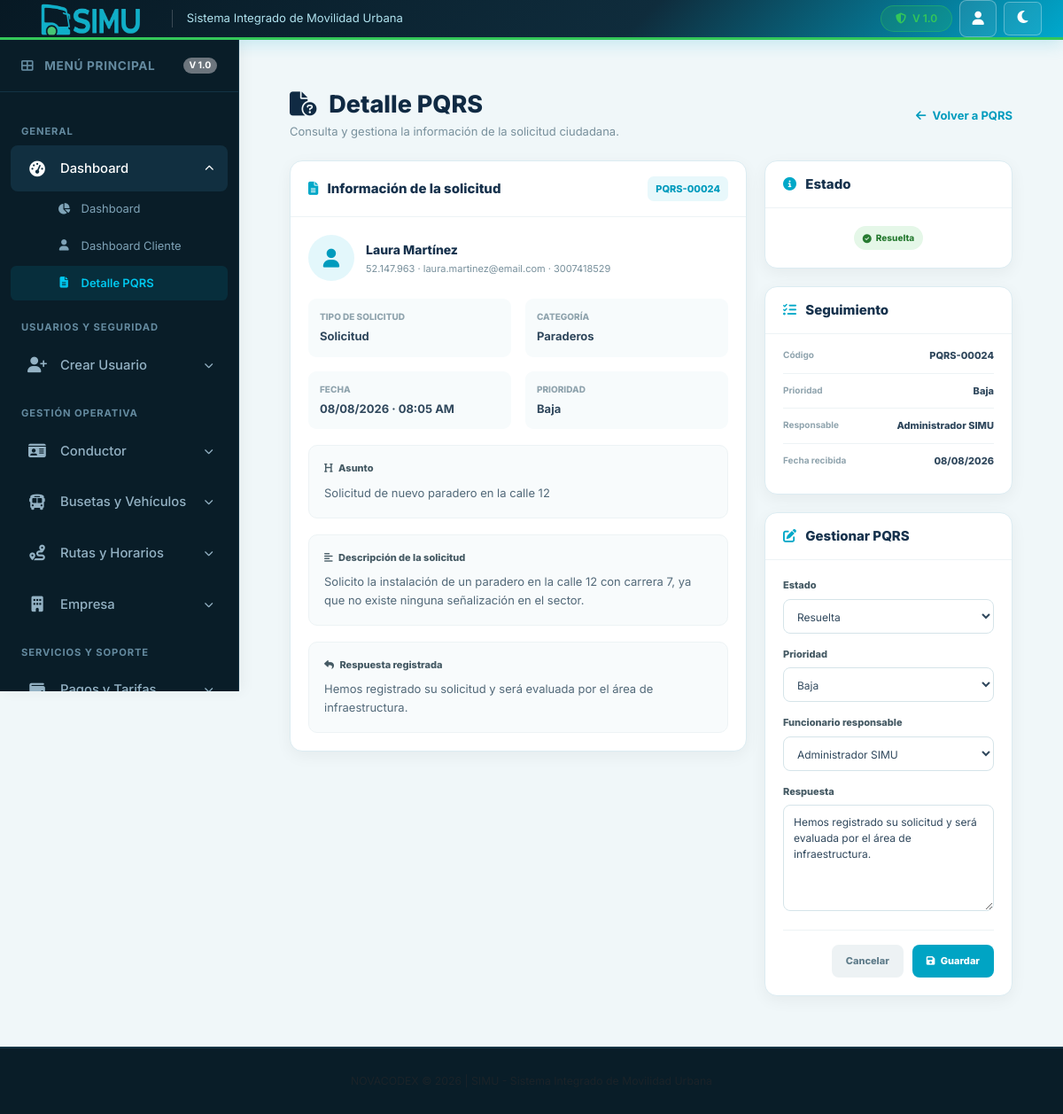
The page /index.php?pg=detallePQRS&id=PQRS-00024 on the database its author committed.
### tables this page shows
CREATE TABLE `pqrs` (
  `id_pqrs` varchar(15) NOT NULL,
  `tipo_pqrs` varchar(50) NOT NULL,
  `categoria` varchar(80) NOT NULL DEFAULT 'General',
  `estado` varchar(30) NOT NULL DEFAULT 'En revisión',
  `prioridad` varchar(10) NOT NULL DEFAULT 'Media',
  `fecha` date NOT NULL,
  `hora` time DEFAULT NULL,
  `asunto` varchar(150) NOT NULL,
  `descripcion` text NOT NULL,
  `respuesta` text DEFAULT NULL,
  `funcionario` varchar(80) NOT NULL DEFAULT 'Sin asignar',
  `id_usuario` int(11) DEFAULT NULL,
  `nombre` varchar(100) NOT NULL,
  `documento` varchar(30) DEFAULT NULL,
  `correo` varchar(120) DEFAULT NULL,
  `telefono` varchar(30) DEFAULT NULL
);

### models/mpqrs.php (called while the page is built, shortened)
<?php
class Mpqrs extends Conexion
{
    public function obtenerPQRS($id = null)
    {
        $con = $this->get_conexion();
        $sql = "SELECT
                    id_pqrs AS id,
                    tipo_pqrs AS tipo,
                    categoria,
                    estado,
                    prioridad,
                    DATE_FORMAT(fecha, '%d/%m/%Y') AS fecha,
                    DATE_FORMAT(hora, '%h:%i %p') AS hora,
                    nombre,
                    documento,
                    correo,
                    telefono,
                    asunto,
                    descripcion,
                    respuesta,
                    funcionario
                FROM pqrs
                WHERE id_pqrs = :id";
        $st = $con->prepare($sql);
        $st->execute([':id' => $id]);
        $row = $st->fetch(PDO::FETCH_ASSOC);
        return $row ? $row : null;
    }
}

### controllers/cdpqrs.php (called while the page is built, shortened)
<?php
require_once __DIR__ . '/../models/mpqrs.php';
class Cdpqrs
{
    private $modelo;
    public function __construct()
    {
        $this->modelo = new Mpqrs();
    }
    public function mostrar($id = null)
    {
        return $this->modelo->obtenerPQRS($id);
    }
}

### views/vdpqrs.php (the view, shortened to what this page needs)
<?php
require_once __DIR__ . '/../controllers/cdpqrs.php';
$controlador = new Cdpqrs();
$id = $_GET['id'] ?? null;
$pqrs = $controlador->mostrar($id);
$estadoClase = 'pqrs-status-review';
$estadoIcono = 'fa-clock';
if ($pqrs['estado'] === 'Resuelta') {
    $estadoClase = 'pqrs-status-success';
    $estadoIcono = 'fa-circle-check';
}
?>
<div class="pqrs-detail">
    <div class="pqrs-header">
        <div>
            <h1 class="pqrs-title">
                <i class="fas fa-file-circle-question me-2"></i>
                Detalle PQRS
            </h1>
            <p class="pqrs-subtitle">
                Consulta y gestiona la información de la solicitud ciudadana.
            </p>
        </div>
        <a
            href="index.php?pg=gestionPQRS"
            class="pqrs-back"
        >
            <i class="fas fa-arrow-left me-1"></i>
            Volver a PQRS
        </a>
    </div>
    <div class="pqrs-layout">
        <div>
            <div class="pqrs-card">
                <div class="pqrs-card-header">
                    <h2>
                        <i class="fas fa-file-lines"></i>
                        Información de la solicitud
                    </h2>
                    <span class="pqrs-code">
                        <?= htmlspecialchars($pqrs['id']); ?>
                    </span>
                </div>
                <div class="pqrs-body">
                    <div class="pqrs-citizen">
                        <div class="pqrs-avatar">
                            <i class="fas fa-user"></i>
                        </div>
                        <div>
                            <div class="pqrs-citizen-name">
                                <?= htmlspecialchars($pqrs['nombre']); ?>
                            </div>
                            <div class="pqrs-citizen-data">
                                <?= htmlspecialchars($pqrs['documento']); ?>
                                ·
                                <?= htmlspecialchars($pqrs['correo']); ?>
                                ·
                                <?= htmlspecialchars($pqrs['telefono']); ?>
                            </div>
                        </div>
                    </div>
                    <div
                        class="pqrs-info-grid"
                        style="margin-top:20px;"
                    >
                        <div class="pqrs-info">
                            <span class="pqrs-info-label">
                                Tipo de solicitud
                            </span>
                            <span class="pqrs-info-value">
                                <?= htmlspecialchars($pqrs['tipo']); ?>
                            </span>
                        </div>
                        <div class="pqrs-info">
                            <span class="pqrs-info-label">
                                Categoría
                            </span>
                            <span class="pqrs-info-value">
                                <?= htmlspecialchars($pqrs['categoria']); ?>
                            </span>
                        </div>
                        <div class="pqrs-info">
                            <span class="pqrs-info-label">
                                Fecha
                            </span>
                            <span class="pqrs-info-value">
                                <?= htmlspecialchars($pqrs['fecha']); ?>
                                ·
                                <?= htmlspecialchars($pqrs['hora']); ?>
                            </span>
                        </div>
                        <div class="pqrs-info">
                            <span class="pqrs-info-label">
                                Prioridad
                            </span>
                            <span class="pqrs-info-value">
                                <?= htmlspecialchars($pqrs['prioridad']); ?>
                            </span>
                        </div>
                    </div>
                    <div class="pqrs-description">
                        <div class="pqrs-description-title">
                            <i class="fas fa-heading me-1"></i>
                            Asunto
                        </div>
                        <div class="pqrs-description-text">
                            <?= htmlspecialchars($pqrs['asunto']); ?>
                        </div>
                    </div>
                    <div class="pqrs-description">
                        <div class="pqrs-description-title">
                            <i class="fas fa-align-left me-1"></i>
                            Descripción de la solicitud
                        </div>
                        <div class="pqrs-description-text">
                            <?= htmlspecialchars($pqrs['descripcion']); ?>
                        </div>
                    </div>
                    <?php if ($pqrs['respuesta'] !== '') { ?>
                        <div class="pqrs-description">
                            <div class="pqrs-description-title">
                                <i class="fas fa-reply me-1"></i>
                                Respuesta registrada
                            </div>
                            <div class="pqrs-description-text">
                                <?= htmlspecialchars($pqrs['respuesta']); ?>
                            </div>
                        </div>
                    <?php } ?>
                </div>
            </div>
        </div>
        <div>
            <div class="pqrs-card pqrs-side-section">
                <div class="pqrs-card-header">
                    <h2>
                        <i class="fas fa-circle-info"></i>
                        Estado
                    </h2>
                </div>
                <div class="pqrs-body text-center">
                    <span class="pqrs-status <?= $estadoClase; ?>">
                        <i class="fas <?= $estadoIcono; ?>"></i>
                        <?= htmlspecialchars($pqrs['estado']); ?>
                    </span>
                </div>
            </div>
            <div class="pqrs-card pqrs-side-section">
                <div class="pqrs-card-header">
                    <h2>
                        <i class="fas fa-list-check"></i>
                        Seguimiento
                    </h2>
                </div>
                <div class="pqrs-side-list">
                    <div class="pqrs-side-item">
                        <span class="pqrs-side-label">
                            Código
                        </span>
                        <span class="pqrs-side-value">
                            <?= htmlspecialchars($pqrs['id']); ?>
                        </span>
                    </div>
                    <div class="pqrs-side-item">
                        <span class="pqrs-side-label">
                            Prioridad
                        </span>
                        <span class="pqrs-side-value">
                            <?= htmlspecialchars($pqrs['prioridad']); ?>
                        </span>
                    </div>
                    <div class="pqrs-side-item">
                        <span class="pqrs-side-label">
                            Responsable
                        </span>
                        <span class="pqrs-side-value">
                            <?= htmlspecialchars($pqrs['funcionario']); ?>
                        </span>
                    </div>
                    <div class="pqrs-side-item">
                        <span class="pqrs-side-label">
                            Fecha recibida
                        </span>
                        <span class="pqrs-side-value">
                            <?= htmlspecialchars($pqrs['fecha']); ?>
                        </span>
                    </div>
                </div>
            </div>
            <div class="pqrs-card">
                <div class="pqrs-card-header">
                    <h2>
                        <i class="fas fa-pen-to-square"></i>
                        Gestionar PQRS
                    </h2>
                </div>
                <div class="pqrs-body">
                    <form
                        method="POST"
                        action="index.php?pg=detallePQRS&id=<?= urlencode($pqrs['id']); ?>"
                    >
                        <div class="pqrs-field">
                            <label>
                                Estado
                            </label>
                            <select name="estado">
                                <option
                                    value="Resuelta"
                                    <?= $pqrs['estado'] === 'Resuelta' ? 'selected' : ''; ?>
                                >
                                    Resuelta
                                </option>
                            </select>
                        </div>
                        <div class="pqrs-field">
                            <label>
                                Prioridad
                            </label>
                            <select name="prioridad">
                                <option
                                    value="Baja"
                                    <?= $pqrs['prioridad'] === 'Baja' ? 'selected' : ''; ?>
                                >
                                    Baja
                                </option>
                            </select>
                        </div>
                        <div class="pqrs-field">
                            <label>
                                Funcionario responsable
                            </label>
                            <select name="funcionario">
                                <option
                                    value="Administrador SIMU"
                                    <?= $pqrs['funcionario'] === 'Administrador SIMU' ? 'selected' : ''; ?>
                                >
                                    Administrador SIMU
                                </option>
                            </select>
                        </div>
                        <div class="pqrs-field">
                            <label>
                                Respuesta
                            </label>
                            <textarea
                                name="respuesta"
                                placeholder="Escribe la respuesta para el ciudadano..."
                            ><?= htmlspecialchars($pqrs['respuesta']); ?></textarea>
                        </div>
                        <div class="pqrs-actions">
                            <a
                                href="index.php?pg=gestionPQRS"
                                class="pqrs-btn pqrs-btn-cancel"
                            >
                                Cancelar
                            </a>
                            <button
                                type="submit"
                                class="pqrs-btn pqrs-btn-save"
                            >
                                <i class="fas fa-save me-1"></i>
                                Guardar
                            </button>
                        </div>
                    </form>
                </div>
            </div>
        </div>
    </div>
</div>

### css/menu.css (style rules this page uses)
:root { --sidebar-width: 270px; --sidebar-collapsed-width: 70px; --sidebar-bg: #091d28; --sidebar-bg-hover: #143547; --sidebar-active-bg: linear-gradient( 135deg, #00a8cd 0%, #0084a5 100% ); --sidebar-text: #94b2c4; --sidebar-text-active: #ffffff; --sidebar-border: #133344; --accent-color: #00a8cd; }

### css/style.css (style rules this page uses)
:root { --simu-cyan: #00a8cd; --simu-cyan-dark: #0084a5; --simu-cyan-light: #e6f6f9; --simu-green: #34c759; --simu-green-dark: #28a745; --simu-dark-bg: #091d28; --simu-dark-card: #123344; --simu-text-dark: #0f172a; --simu-text-muted: #64748b; --simu-body-bg: #f0f7f9; }
body { font-family: 'Inter', system-ui, -apple-system, sans-serif; background-color: var(--simu-body-bg); color: var(--simu-text-dark); margin: 0; padding: 0; display: flex; flex-direction: column; min-height: 100vh; }
body, .main-content, .registration-container, .reg-header .brand-title, .reg-header .main-logo, .input-group label, .input-group input, .input-group select, .password-wrapper input, .eye-toggle, .strength-meter, #strengthText, .success-desc, .btn-link, .text-dark, .text-muted, .stat-card, .dash-table-card, .dash-title, .stat-value, .dash-table-header h3 { transition: background-color 0.4s ease, color 0.4s ease, border-color 0.4s ease, box-shadow 0.4s ease; }

### rows shown on the page
pqrs: id_pqrs "PQRS-00024", nombre "Laura Martínez", documento "52.147.963", correo "laura.martinez@email.com", telefono "3007418529", tipo_pqrs "Solicitud", categoria "Paraderos", prioridad "Baja", asunto "Solicitud de nuevo paradero en la calle 12", descripcion "Solicito la instalación de un paradero en la calle 12 con carrera 7, ya que no existe ninguna señalización en el sector.", respuesta "Hemos registrado su solicitud y será evaluada por el área de infraestructura.", estado "Resuelta", funcionario "Administrador SIMU"

### other values the page prints
$pqrs['fecha'] "08/08/2026"
$pqrs['hora'] "08:05 AM"
